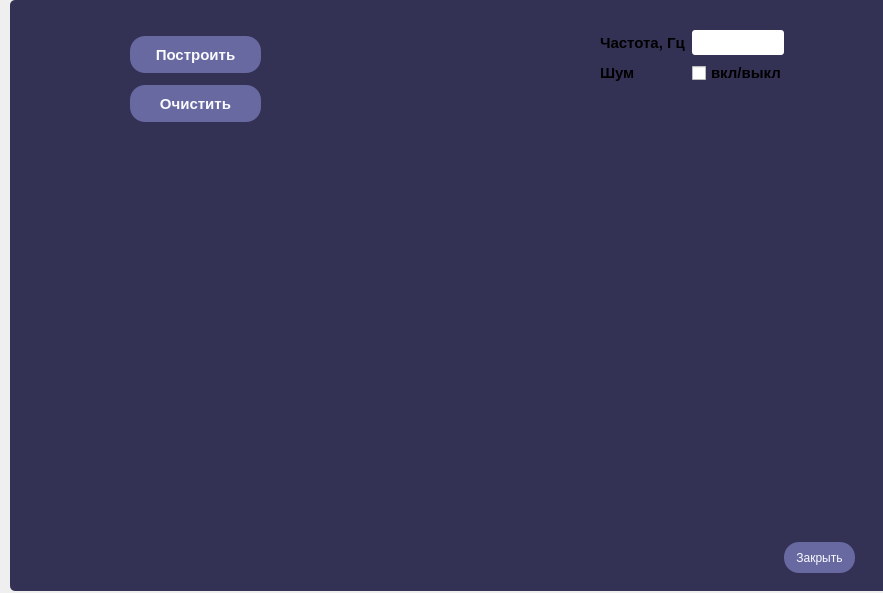
<?xml version="1.0" encoding="UTF-8"?>
<ui version="4.0">
 <class>Form</class>
 <widget class="QWidget" name="Form">
  <property name="geometry">
   <rect>
    <x>0</x>
    <y>0</y>
    <width>883</width>
    <height>593</height>
   </rect>
  </property>
  <property name="windowTitle">
   <string>Form</string>
  </property>
  <widget class="QFrame" name="frame">
   <property name="geometry">
    <rect>
     <x>10</x>
     <y>0</y>
     <width>881</width>
     <height>591</height>
    </rect>
   </property>
   <property name="styleSheet">
    <string notr="true">QFrame {
	background-color: rgb(51, 49, 84);
	border-radius: 5px;
}

QPushButton {
	height: 37px;
	border-radius: 15px;
	border: none;
	color: rgb(249, 250, 255);
	background-color: rgb(105, 105, 162);
	
}

QPushButton:hover {
	background-color: rgb(114, 112, 189)
	
}

	


QLineEdit {
	border-radius: 3px;
	height: 25px;
	width: 45;
}</string>
   </property>
   <property name="frameShape">
    <enum>QFrame::StyledPanel</enum>
   </property>
   <property name="frameShadow">
    <enum>QFrame::Raised</enum>
   </property>
   <widget class="QWidget" name="widget" native="true">
    <property name="geometry">
     <rect>
      <x>120</x>
      <y>160</y>
      <width>651</width>
      <height>341</height>
     </rect>
    </property>
    <property name="styleSheet">
     <string notr="true">QWidget: {
	background-color: rgb(107, 111, 132);
	border-radius: 5px;
}</string>
    </property>
   </widget>
   <widget class="QPushButton" name="pushButton_3">
    <property name="geometry">
     <rect>
      <x>774</x>
      <y>542</y>
      <width>71</width>
      <height>31</height>
     </rect>
    </property>
    <property name="text">
     <string>Закрыть</string>
    </property>
   </widget>
   <widget class="QWidget" name="">
    <property name="geometry">
     <rect>
      <x>120</x>
      <y>30</y>
      <width>131</width>
      <height>98</height>
     </rect>
    </property>
    <layout class="QVBoxLayout" name="verticalLayout">
     <item>
      <widget class="QPushButton" name="pushButton">
       <property name="font">
        <font>
         <family>Segoe UI</family>
         <pointsize>11</pointsize>
         <weight>75</weight>
         <bold>true</bold>
        </font>
       </property>
       <property name="text">
        <string>Построить</string>
       </property>
      </widget>
     </item>
     <item>
      <widget class="QPushButton" name="pushButton_2">
       <property name="font">
        <font>
         <family>Segoe UI</family>
         <pointsize>11</pointsize>
         <weight>75</weight>
         <bold>true</bold>
        </font>
       </property>
       <property name="text">
        <string>Очистить</string>
       </property>
       <property name="iconSize">
        <size>
         <width>0</width>
         <height>0</height>
        </size>
       </property>
      </widget>
     </item>
    </layout>
   </widget>
   <widget class="QWidget" name="">
    <property name="geometry">
     <rect>
      <x>590</x>
      <y>30</y>
      <width>184</width>
      <height>91</height>
     </rect>
    </property>
    <layout class="QFormLayout" name="formLayout">
     <property name="bottomMargin">
      <number>10</number>
     </property>
     <item row="0" column="0">
      <widget class="QLabel" name="label">
       <property name="font">
        <font>
         <family>Segoe UI</family>
         <pointsize>11</pointsize>
         <weight>75</weight>
         <bold>true</bold>
        </font>
       </property>
       <property name="text">
        <string>Частота, Гц</string>
       </property>
      </widget>
     </item>
     <item row="0" column="1">
      <widget class="QLineEdit" name="lineEdit"/>
     </item>
     <item row="1" column="0">
      <widget class="QLabel" name="label_2">
       <property name="font">
        <font>
         <family>Segoe UI</family>
         <pointsize>11</pointsize>
         <weight>75</weight>
         <bold>true</bold>
        </font>
       </property>
       <property name="text">
        <string>Шум</string>
       </property>
      </widget>
     </item>
     <item row="1" column="1">
      <widget class="QCheckBox" name="checkBox">
       <property name="font">
        <font>
         <family>Segoe UI</family>
         <pointsize>11</pointsize>
         <weight>75</weight>
         <bold>true</bold>
        </font>
       </property>
       <property name="text">
        <string>вкл/выкл</string>
       </property>
      </widget>
     </item>
    </layout>
   </widget>
  </widget>
 </widget>
 <resources/>
 <connections/>
</ui>
